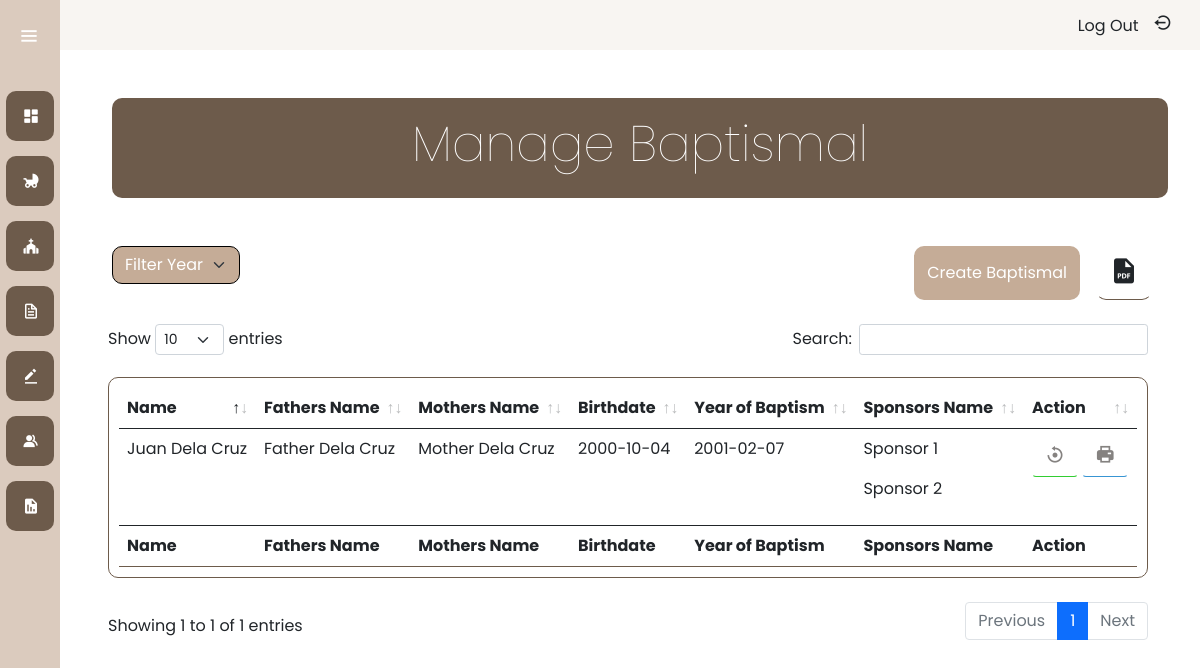
/views/staff/baptismal.php, run on the app's committed database.
### tables this page shows
CREATE TABLE `baptismal` (
  `id` int(11) NOT NULL,
  `child` varchar(100) NOT NULL,
  `father` varchar(100) NOT NULL,
  `mother` varchar(100) NOT NULL,
  `bplace` varchar(100) NOT NULL,
  `bday` date NOT NULL,
  `church` text NOT NULL,
  `baptDate` date NOT NULL,
  `priest` varchar(100) NOT NULL,
  `sponsor1` varchar(100) NOT NULL,
  `sponsor2` varchar(100) NOT NULL,
  `regNum` int(11) NOT NULL,
  `pageNum` int(11) NOT NULL,
  `num` int(11) NOT NULL,
  `issued` date NOT NULL,
  `purpose` varchar(100) NOT NULL,
  `vicar` varchar(100) NOT NULL,
  `timestamp` timestamp NOT NULL DEFAULT current_timestamp() ON UPDATE current_timestamp()
);

### views/staff/baptismal.php (the view, shortened to what this page needs)
<?php
	require('../../includes/process/db_conn.php');
?>
<!DOCTYPE html>
<html>
<head>
	<link rel="stylesheet" type="text/css" href="../../css/bootstrap.min.css">
	<link rel="stylesheet" type="text/css" href="../../js/bootstrap.min.js">
	<link rel="stylesheet" href="../../css/buttons.dataTables.min.css">
    <link rel="stylesheet" href="../../css/dataTables.bootstrap5.min.css">
    <link href='https://unpkg.com/boxicons@2.1.2/css/boxicons.min.css' rel='stylesheet'>
	<link rel="stylesheet" href="../../css/sidebar.css">
	<link rel="stylesheet" type="text/css" href="css/home.css">
	<link rel="stylesheet" type="text/css" href="css/index.css">
</head>
<body>
<?php include_once("includes/topnav.php") ?>
<?php include_once("includes/sidenav.php") ?>
<div class="container-fluid">
<div class="body-content">
	<div class="row mt-5 mb-5">
    	<div class="col">
	      	<div class="card card-banner">
	        	<div class="card-body">
	          	<h5 class="banner-title d-flex justify-content-center">Manage Baptismal</h5>
	        	</div>
	      	</div>
    	</div>
  	</div>
	<div class="row mt-5 mb-3">
	  <div class="col d-flex justify-content-start ml-3">
	  	<div class="dropdown">
		  	<select class="form-select dropdown-filter-year mb-3"  name="Filter Year"  required>
	            <option selected="true" disabled="disabled">Filter Year</option>
	        </select>
	     </div>
	  </div>
	  <div class="col d-flex justify-content-end">
	    <button type="button" class="btn btn-create-baptismal mr-3" onclick="document.location='https://localhost/record-keeping-system/views/staff/baptismal-form.php'">Create Baptismal</button>
	    <button type="button" class="btn btn-generate-report mr-3 mx-3" id="" data-toggle="tooltip" data-placement="left" title="Generate Report"><i class='bx bxs-file-pdf'></i></button>
	  </div>
	</div>
		<div class="row table">
			<table id="datatable" class="table display" >
		        <thead>
		            <tr>
		                <th>Name</th>
		                <th>Fathers Name</th>
		                <th>Mothers Name</th>
		                <th>Birthdate</th>
		                <th>Year of Baptism</th>
		                <th>Sponsors Name</th>
		                <th>Action</th>
		            </tr>
		        </thead>
		        <tbody>
		          <?php
								$sql = "SELECT * FROM `baptismal`";
								$query = mysqli_query($conn,$sql);
								$count = mysqli_num_rows($query);
								if($count == 0) {
									echo "No records yet";
								}else {
									while($row = mysqli_fetch_array($query)){
										$id = $row['id'];
										$child = $row['child'];
										$father = $row['father'];
										$mother = $row['mother'];
										$bday = $row['bday'];
										$baptDate = $row['baptDate'];
										$sponsor1 = $row['sponsor1'];
										$sponsor2 = $row['sponsor2'];
								?>
								<tr>
									<td><?php echo $child; ?></td>
									<td><?php echo $father; ?></td>
									<td><?php echo $mother; ?></td>
									<td><?php echo $bday; ?></td>
									<td><?php echo $baptDate; ?></td>
									<td>
										<p><?php echo $sponsor1; ?></p>
										<p><?php echo $sponsor2; ?></p>
									</td>
									<td>
										<button class="btn btn-update" data-toggle="modal" data-target="#updateBaptismal" data-toggle="tooltip" data-placement="top" title="U P D A T E">
											<i class='bx bx-reset' ></i>
										</button>
										<a href="../PDF-views/baptismal-pdf.php?id=<?php echo $id; ?>" target="_blank"  class="btn btn-print" data-toggle="tooltip" data-placement="top" title="P R I N T">
											<i class='bx bxs-printer' ></i>
									</a>
									</td>
								</tr>
								<?php
										}
									}
								?>
		        </tbody>
		        <tfoot>
		            <tr>
		                <th>Name</th>
		                <th>Fathers Name</th>
		                <th>Mothers Name</th>
		                <th>Birthdate</th>
		                <th>Year of Baptism</th>
		                <th>Sponsors Name</th>
		                <th>Action</th>
		            </tr>
		        </tfoot>
		    </table>
		</div>
	</div>
</div>
</body>
</html>

### css/sidebar.css (style rules this page uses)
* { margin: 0; padding: 0; box-sizing: border-box; font-family: "Poppins" , sans-serif; }

### views/staff/css/home.css (style rules this page uses)
.body-content { margin-left: 100px; margin-top: 20px; margin-right: 20px; }
#datatable { border: 1px solid #6d5b4b; border-radius: 10px; width: 100%; padding: 10px; }
.table { overflow-y: hidden; overflow-y: hidden; }

### views/staff/css/index.css (style rules this page uses)
body { font-family: 'Montserrat', sans-serif; }
.card-banner { background: #6d5b4b !important; box-shadow: none; border: none; }
.banner-title { font-size: 50px; font-weight: lighter; color: #ffff; }
.card { border-radius: 10px; }
.bx-reset { font-size: 20px; color: #858280; }
.btn-update { background-color: transparent; border-bottom: 1px solid #32cd32; }
.bxs-printer { font-size: 20px; color: #858280; }
.btn-print { background-color: transparent; border-bottom: 1px solid #3895d3; }
.dropdown-filter-year { background-color: #c5ac97; color: #ffff; border: 1px solid black; border-radius: 10px; }
.btn-create-baptismal { background-color: #c5ac97; color: #ffff; border-radius: 10px; }
.btn-generate-report { background-color: transparent; border-bottom: 1px solid #6d5b4b; border-radius: 10px; }
.bxs-file-pdf { font-size: 30px; }

### data on the page
baptismal: child "Juan Dela Cruz", father "Father Dela Cruz", mother "Mother Dela Cruz", bday "2000-10-04", baptDate "2001-02-07", sponsor1 "Sponsor 1", sponsor2 "Sponsor 2"
